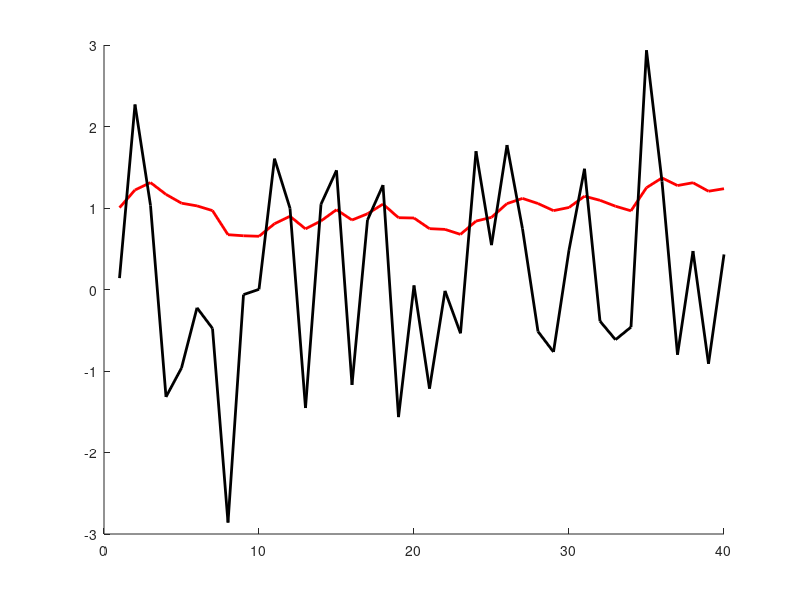

Write the MATLAB code that produced this figure. (Note: this script raises an error after producing the figure.)
% Copyright (c) Institute of Control Systems, Hamburg University of Technology. All rights reserved.
% Licensed under the GPLv3. See LICENSE in the project root for license information.
% Author(s): Harshith Gowda


clear all;
close all;

%% Intialization of States and U input as functions for data 
N = 10; %prediction horizon
n = 40; % no of data points
k = 1:1:n;
uk = randn(n,1);
% uk = 1*ones(1,n);
% uk = 0.05:0.05:n*0.05;
x = 1;
% f=@(x,u) -0.5*(1 + x)*cos(x)+1.8*cos(x) + 1*u;
f = @(x,u) 0.99*x + 0.1*u;
% f=@(x,u) 1*(-0.5*(1 + x)*x+0.8*x + 2*u);
% f = @(x,u) 1*(x-u)^2+0.1*(x)^2;%+0.0002*randn(1);
for i=0:n-1
    yk(i+1,1) = f(x(i+1),uk(i+1));
    x(i+2) = yk(i+1,1);
end
xk = x(1:n)';
% uk = uk';
xtrc=[xk,uk]; % aug. xk,uk

%% ploting data points

figure(1), hold on
plot(k,yk,'Color','r','LineWidth',2);
plot(k,uk,'Color','k','LineWidth',2);
hold off

%% Model Learning & Generating Controller(MPC)
u0=1*uk(end);
lb = -3*ones(1,N);
ub = 3*ones(1,N);

for i=1:5
    display(i,'iteration');
    [U] = Gp_mpc(xtrc,yk,u0,N,lb,ub);
    u0=U(1);
    xtrc(size(xtrc,1)+1,1:2) = [yk(end),U(1)];
    yk(size(yk,1)+1) = f(yk(end),U(1));
    
    display(u0,'Optimal U');
    display(yk(end),'yk');
    display(xk(end),'xk');
    display('---------------------------');

    k = n:1:size(xtrc,1);
    figure(1), hold on
    plot(k,yk(n:end),'Color','g','LineWidth',1);
    plot(k,xtrc(n:end,2),'Color','b','LineWidth',1);
    legend('yk','uk','opt. Yk','opt. Uk');
    hold off

end
projected_yk = yk(n:end)
optimal_uk = xtrc(n:end,2)